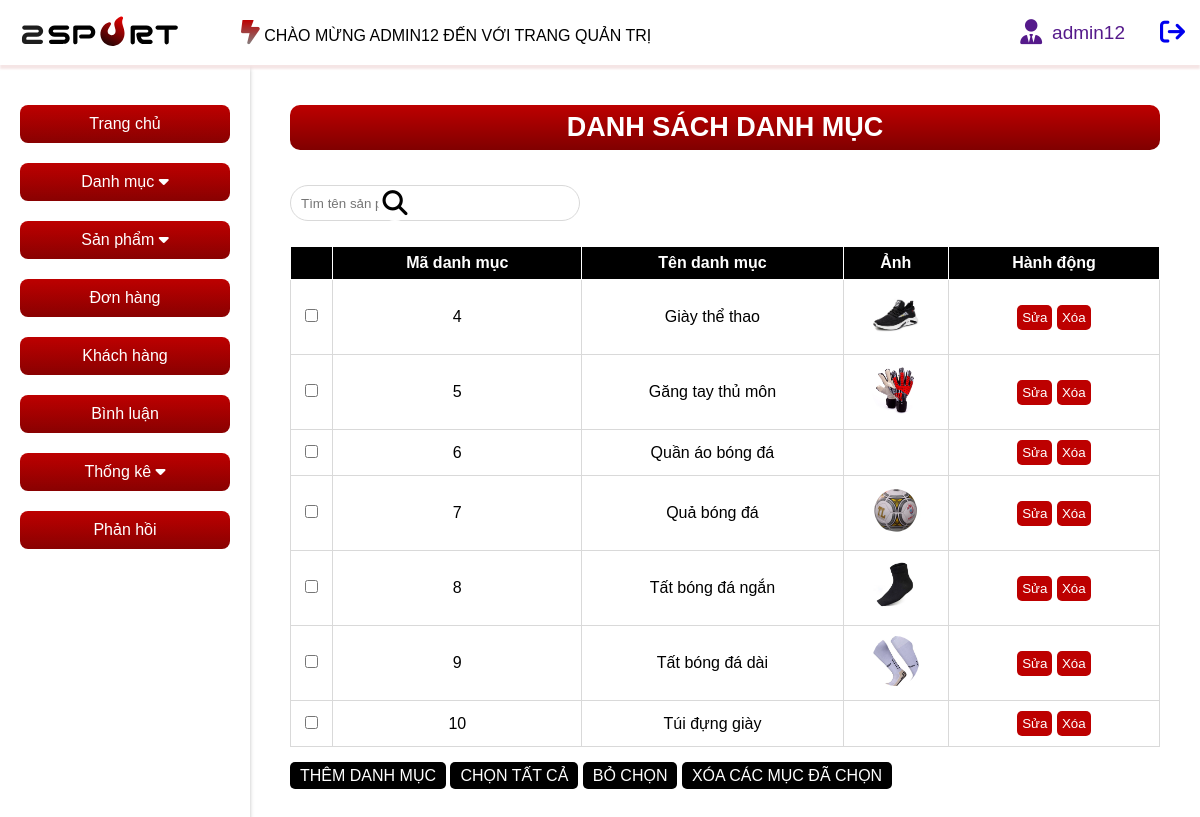
The app's page /admin/index.php?act=listdm (signed in) with its own data.
### tables this page shows
CREATE TABLE `category` (
  `id` int(11) NOT NULL,
  `name` varchar(255) NOT NULL,
  `img` varchar(255) NOT NULL
);

### model/pdo.php (called while the page is built, shortened)
<?php
function pdo_get_connection(){
    $servername = "localhost";
    $username = "root";
    $password = "";
    try {
        $conn = new PDO("mysql:host=$servername;dbname=duan1", $username, $password);
        $conn->setAttribute(PDO::ATTR_ERRMODE, PDO::ERRMODE_EXCEPTION);
        return $conn;
    } catch(PDOException $e) {
        echo "Connection failed: " . $e->getMessage();
    }
}
function pdo_query($sql){
    $sql_args=array_slice(func_get_args(),1);
    try{
        $conn=pdo_get_connection();
        $stmt=$conn->prepare($sql);
        $stmt->execute($sql_args);
        $rows=$stmt->fetchAll();
        return $rows;
    }
    catch(PDOException $e){
        throw $e;
    }
    finally{
        unset($conn);
    }
}
?>

### model/danhmuc.php (called while the page is built, shortened)
<?php
function list_category(){
    $sql = "SELECT * from category order by id";
    $listCate = pdo_query($sql);
    return $listCate;
}
?>

### admin/danhmuc/list.php (the view)
<main class="container">
    <?php include "boxleft.php" ?>
    <article>
        <div class="list-product">
            <h1>DANH SÁCH DANH MỤC</h1>
            <form action="">
                <input type="text" placeholder="Tìm tên sản phẩm">
                <button type="submit"><i class="fa-solid fa-magnifying-glass"></i></button>
            </form>
            <table>
                <tr>
                    <th></th>
                    <th>Mã danh mục</th>
                    <th>Tên danh mục</th>
                    <th>Ảnh</th>
                    <th>Hành động</th>
                </tr>
                <?php foreach($listCate as $row){
                    extract($row);
                    $sualoai = "index.php?act=suadm&id=$id";
                    $xoaloai = "index.php?act=deletedm&id=$id";
                ?>
                    <tr>
                        <td><input type="checkbox"></td>
                        <td><?= $id ?></td>
                        <td><?= $name ?></td>
                        <td><img src="../assets/img/<?= $img ?>" alt=""></td>
                        <td>
                            <a href="<?= $sualoai ?>"><input type="button" value="Sửa"></a>
                            <a href="<?= $xoaloai ?>"><input type="button" value="Xóa" onclick="return confirm('Bạn có chắc muốn xóa?')"></a>
                        </td>
                    </tr>
                <?php } ?>
            </table>
            <div class="action">
                <a href="index.php?act=adddm">THÊM DANH MỤC</a>
                <a href="">CHỌN TẤT CẢ</a>
                <a href="">BỎ CHỌN</a>
                <a href="">XÓA CÁC MỤC ĐÃ CHỌN</a>
            </div>
        </div>
    </article>
</main>

### assets/style/style-admin.css (style rules this page uses)
* { padding: 0; margin: 0; box-sizing: border-box; font-family: arial; }
:root { --bg-color-main:#BD0000; --bg-color-while-ins: #fff; --bg-color-black-ins:#000; }
.container { width: calc((1320 / 1440) * 100%); margin: 0 auto; }
.fa-solid { font-size: 25px; }
main { display: flex; }
article { margin: 40px; width: 100%; }
table { width: 100%; text-align: center; }
table th { background-color: var(--bg-color-black-ins); padding: 20px 0px; color: var(--bg-color-while-ins); border: 1px solid var(--bg-color-while-ins); }
table td { padding: 10px 0px; }
table,tr, td,th { border-collapse: collapse; border: 1px solid #d9d9d9; }
tbody img { max-width: 50px; height: 50px; border-radius: 50%; }
.list-product h1 { color: var(--bg-color-while-ins); font-size: 27px; font-style: normal; font-weight: 600; line-height: normal; border-radius: 10px; background: linear-gradient(180deg, #BD0000 0%, #800000 100%); text-align: center; padding: 7px; margin-bottom: 35px; }
.list-product form { position: relative; margin-bottom: 25px; }
.list-product form input[type="text"] { width: 290px; height: 36px; border-radius: 20px; border: 1px solid #D9D9D9; padding: 10px; color: #7A7A7A; }
.list-product form button { width: 34px; height: 34px; border-radius: 20px; border: none; color: var(--bg-color-black-ins); background-color: var(--bg-color-while-ins); position: absolute; right: 748px; top: 1.5px; }
.list-product table { width: 100%; margin-bottom: 20px; }
.list-product table tr th { background-color: var(--bg-color-black-ins); color: var(--bg-color-while-ins); padding: 7px 10px; }
.list-product table tr td { text-align: center; border: 1px solid #D9D9D9; }
.list-product table tr td a input { background-color: var(--bg-color-main); color: var(--bg-color-while-ins); border-radius: 5px; border: none; padding: 5px; }
.list-product .action a { text-decoration: none; color: var(--bg-color-while-ins); background-color: var(--bg-color-black-ins); padding: 5px 10px; border-radius: 5px; }

### assets/style/responsive-admin.css (style rules this page uses)
@media screen and (max-width: 1280px) { .container { width: calc((1440 / 1440) * 100%); } }

### records on screen
category: id "4", name "Giày thể thao", img (picture)
category: id "5", name "Găng tay thủ môn", img (picture)
category: id "6", name "Quần áo bóng đá"
category: id "7", name "Quả bóng đá", img (picture)
category: id "8", name "Tất bóng đá ngắn", img (picture)
category: id "9", name "Tất bóng đá dài", img (picture)
category: id "10", name "Túi đựng giày"

### other values on screen
$_SESSION['login']['username'] "ADMIN12"
$_SESSION['login']['username'] "admin12"
